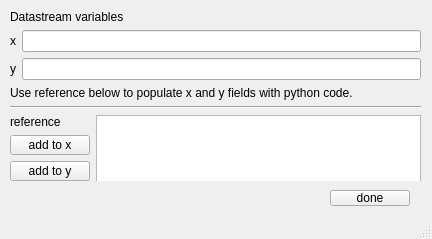
<?xml version="1.0" encoding="UTF-8"?>
<ui version="4.0">
 <class>MainWindow</class>
 <widget class="QMainWindow" name="MainWindow">
  <property name="geometry">
   <rect>
    <x>0</x>
    <y>0</y>
    <width>432</width>
    <height>239</height>
   </rect>
  </property>
  <property name="windowTitle">
   <string>MainWindow</string>
  </property>
  <widget class="QWidget" name="centralwidget">
   <widget class="QWidget" name="verticalLayoutWidget">
    <property name="geometry">
     <rect>
      <x>10</x>
      <y>10</y>
      <width>411</width>
      <height>171</height>
     </rect>
    </property>
    <layout class="QVBoxLayout" name="verticalLayout">
     <item>
      <widget class="QLabel" name="lbl_datastream_var">
       <property name="text">
        <string>Datastream variables</string>
       </property>
      </widget>
     </item>
     <item>
      <layout class="QGridLayout" name="gridLayout">
       <item row="0" column="0">
        <widget class="QLabel" name="lbl_x">
         <property name="text">
          <string>x</string>
         </property>
        </widget>
       </item>
       <item row="1" column="0">
        <widget class="QLabel" name="lbl_y">
         <property name="text">
          <string>y</string>
         </property>
        </widget>
       </item>
       <item row="0" column="1">
        <widget class="QLineEdit" name="tbox_x_stream"/>
       </item>
       <item row="1" column="1">
        <widget class="QLineEdit" name="tbox_y_stream"/>
       </item>
      </layout>
     </item>
     <item>
      <widget class="QLabel" name="lbl_help">
       <property name="text">
        <string>Use reference below to populate x and y fields with python code.</string>
       </property>
      </widget>
     </item>
     <item>
      <widget class="Line" name="line_2">
       <property name="orientation">
        <enum>Qt::Horizontal</enum>
       </property>
      </widget>
     </item>
     <item>
      <layout class="QHBoxLayout" name="horizontalLayout">
       <item>
        <layout class="QVBoxLayout" name="verticalLayout_2">
         <item>
          <widget class="QLabel" name="lbl_reference">
           <property name="text">
            <string>reference</string>
           </property>
          </widget>
         </item>
         <item>
          <widget class="QPushButton" name="btn_add_x">
           <property name="text">
            <string>add to x</string>
           </property>
          </widget>
         </item>
         <item>
          <widget class="QPushButton" name="btn_add_y">
           <property name="text">
            <string>add to y</string>
           </property>
          </widget>
         </item>
        </layout>
       </item>
       <item>
        <widget class="QListView" name="listView_datastream_reference">
         <property name="minimumSize">
          <size>
           <width>0</width>
           <height>100</height>
          </size>
         </property>
        </widget>
       </item>
      </layout>
     </item>
    </layout>
   </widget>
   <widget class="QPushButton" name="btn_done">
    <property name="geometry">
     <rect>
      <x>330</x>
      <y>190</y>
      <width>80</width>
      <height>16</height>
     </rect>
    </property>
    <property name="text">
     <string>done</string>
    </property>
   </widget>
  </widget>
  <widget class="QStatusBar" name="statusbar"/>
 </widget>
 <resources/>
 <connections/>
</ui>
